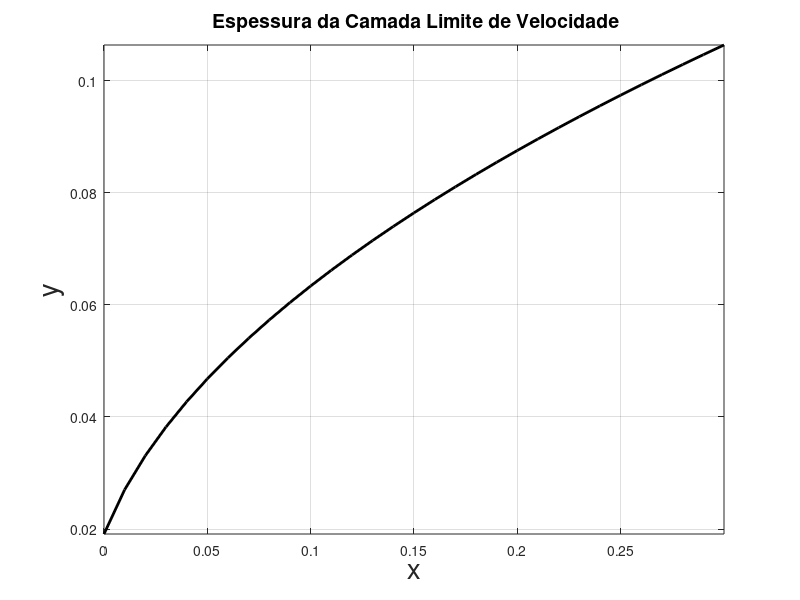
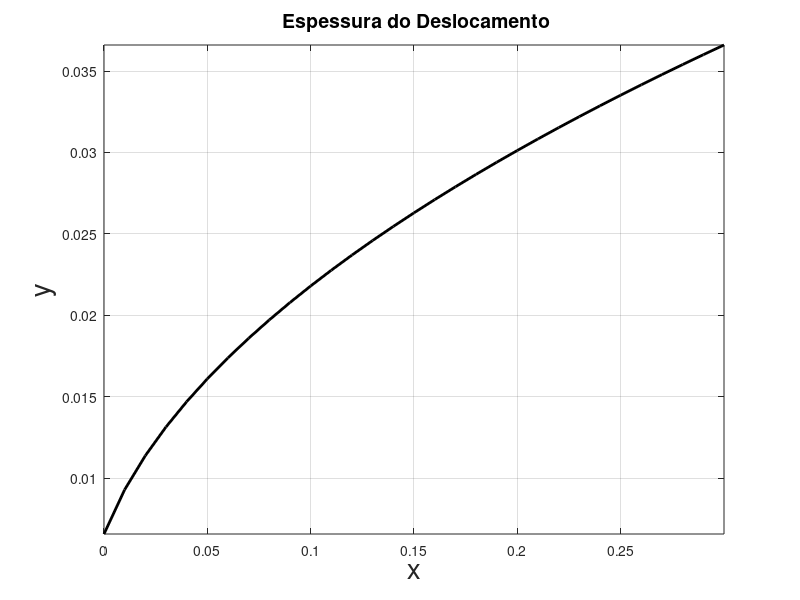
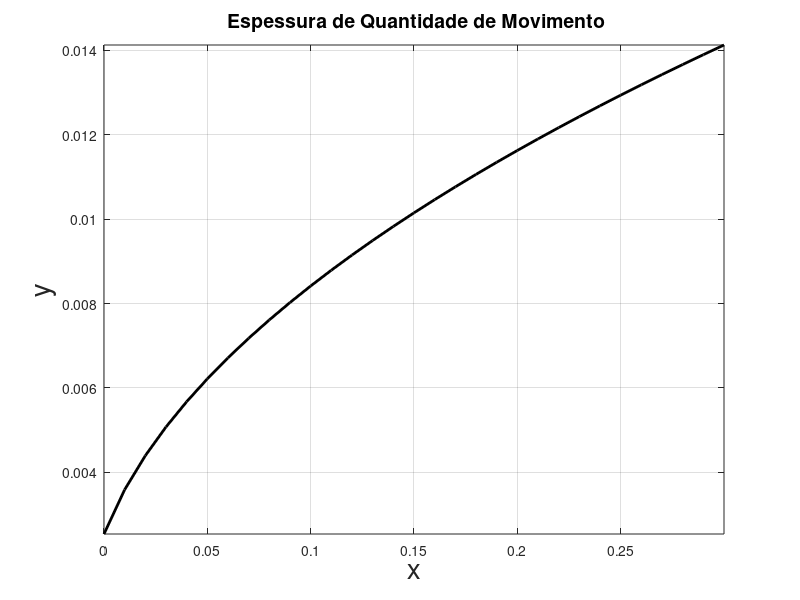
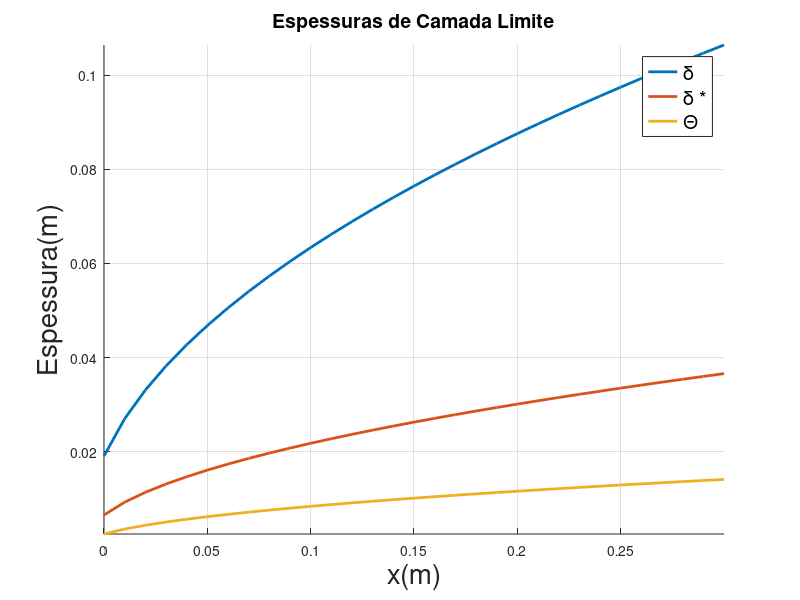

Here is the MATLAB script that generated these plots, in order:
% UFABC - Dinamica de Gases - 2022.1
% Grupo Falcao Peregrino
% Trabalho Final

clc
clear all 
close all 

U_inf = 1;
L = 5;
mu_inf = 1.789E-5;
rho_inf = 1.225;

h = 0.01;
x = 0:h:0.3;

%% Espessura da Camada Limite de Velocidade
for i = 1 : length(x)
    Re_x(i) = (U_inf*i)/(mu_inf/rho_inf);
    delta(i) = (5*i)/sqrt(Re_x(i));
end

figure(1)
plot(x, delta, 'LineWidth', 2, 'color', 'black');
title(' Espessura da Camada Limite de Velocidade', 'FontSize', 14);
xlabel('x', 'FontSize', 20);
ylabel('y', 'FontSize', 20);
axis tight
grid on

%% Espessura do Deslocamento
for i = 1 : length(x)
    Re_x(i) = (U_inf*i)/(mu_inf/rho_inf);
    esp_desl(i) = (1.72*i)/sqrt(Re_x(i));
end

figure(2)
plot(x, esp_desl, 'LineWidth', 2, 'color', 'black');
title(' Espessura do Deslocamento', 'FontSize', 14);
xlabel('x', 'FontSize', 20);
ylabel('y', 'FontSize', 20);
axis tight
grid on

%% Espessura de Quantidade de Movimento
for i = 1 : length(x)
    Re_x(i) = (U_inf*i)/(mu_inf/rho_inf);
    qtde_desl(i) = (0.664*i)/sqrt(Re_x(i));
end

figure(3)
plot(x, qtde_desl, 'LineWidth', 2, 'color', 'black');
title(' Espessura de Quantidade de Movimento', 'FontSize', 14);
xlabel('x', 'FontSize', 20);
ylabel('y', 'FontSize', 20);
axis tight
grid on


%% juntando tudo
figure(4)
hold all

for i = 1:length(x)
    Re_x(i) = (U_inf*i)/(mu_inf/rho_inf);
    
    delta(i) = (5*i)/sqrt(Re_x(i));
    %plot(x, delta, 'LineWidth', 2)
    
    esp_desl(i) = (1.72*i)/sqrt(Re_x(i));
    %plot(x, esp_desl, 'LineWidth', 2)
    
    qtde_desl(i) = (0.664*i)/sqrt(Re_x(i));
    %plot(x, qtde_desl, 'LineWidth', 2)  
    
end

plot(x, delta, 'LineWidth', 2)
plot(x, esp_desl, 'LineWidth', 2)
plot(x, qtde_desl, 'LineWidth', 2)

title(' Espessuras de Camada Limite ', 'FontSize', 14);
xlabel('x(m)', 'FontSize', 20);
ylabel('Espessura(m)', 'FontSize', 20);
axis tight
grid on
Legend3 = {'\delta', '\delta *', '\Theta'};
legend(Legend3, 'FontSize', 14);